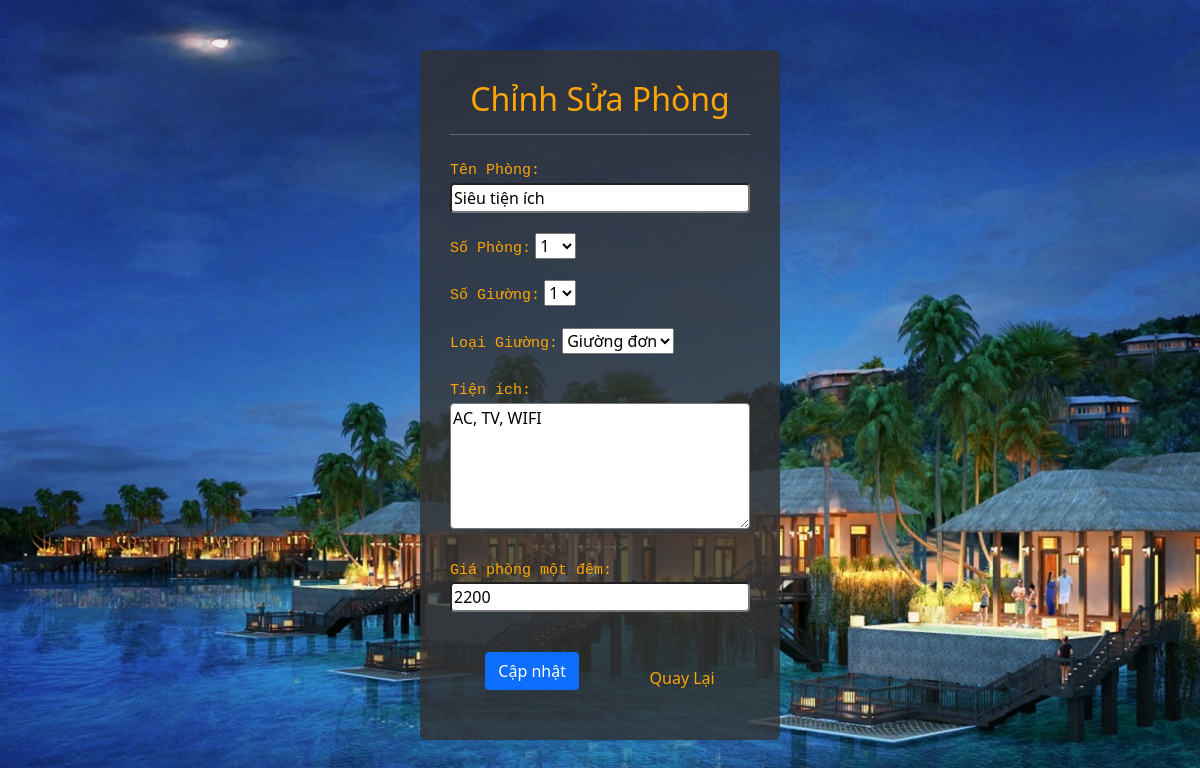
The app's page /Sua_Phong.php?ten_loai=Siêu tiện ích with its own data.
### tables this page shows
CREATE TABLE `loai_phong` (
  `ten_loai` text NOT NULL ,
  `so_phong` int(11) NOT NULL,
  `kha_dung` int(11) NOT NULL,
  `trang_thai` int(11) NOT NULL,
  `so_giuong` int(11) NOT NULL,
  `loai_giuong` text NOT NULL,
  `tien_ich` text NOT NULL,
  `gia` float NOT NULL
);

### class.user.php (called while the page is built, shortened)
<?php
        class user
        {
            public function __construct()
            {
                $this->db=new mysqli(DB_SERVER,DB_USERNAME,DB_PASSWORD,'khach_san');
            }
        }
?>

### Sua_Phong.php (the view, shortened to what this page needs)
<?php
include_once 'class.user.php';
$user=new User();
$loai_phong=$_GET['ten_loai'];
$sql="SELECT * FROM loai_phong WHERE ten_loai='$loai_phong'";
$query=mysqli_query($user->db, $sql);
$row = mysqli_fetch_array($query);
?>
<!DOCTYPE html>
<html lang="en">
<head>
    <link href="https://cdn.jsdelivr.net/npm/bootstrap@5.1.3/dist/css/bootstrap.min.css" rel="stylesheet">
</head>
<body>
    <div id="check">
        <h2 style="display: flex; justify-content: center; color:orange;">Chỉnh Sửa Phòng</h2>
        <hr style="color:white;">
        <form action=""method="post" name="loai_phong">
            <div class="time">
                <label  for="">Tên Phòng:</label> <br>
                <input type="text" name="ten_loai" value="<?php echo $row['ten_loai'] ?>">
            </div>
            <div class="time">
                <label for="">Số Phòng:</label>
                <select name="so_phong" value="<?php echo $row['so_phong'] ?>">
                    <option value="1">1</option>
                </select>
            </div>
            <div class="time">
                <label for="">Số Giường:</label>
                <select name= "so_giuong"value="<?php echo $row['so_giuong'] ?>">
                    <option value="1">1</option>
                </select>
            </div>
            <div class="time">
                <label for="">Loại Giường:</label>
                <select name= "loai_giuong" value="<?php echo $row['loai_giuong']?>">
                    <option value="Giường đơn">Giường đơn</option>
                </select>
            </div>
            <div class="time">
                <label for="">Tiện ích:</label> <br>
                <textarea style="width: 100%; border-radius: 4px;"  rows="5" name="tien_ich"><?php echo $row['tien_ich']?></textarea>
            </div>
            <div class="time">
                <label  for="">Giá phòng một đêm:</label> <br>
                <input type="text" name="gia" value="<?php echo $row['gia']?>">
            </div>
            <div id="nut">
                <button class="btn btn-primary" type="submit" name= "submit">Cập nhật</button>
                <a href="admin.php">Quay Lại</a>
            </div>
        </form>
    </div>
</body>
</html>

### Sua_Phong.php (style rules this page uses)
a { text-decoration: none; color: orange; }
#check { margin-top: 50px; margin-left: 35%; margin-right: 35%; margin-bottom: 40px ; padding: 30px; padding-bottom: 50px; background-color: rgba(51,51,51,0.8); border-radius: 6px; }
label { color: orange; font-family: monospace; font-size: 15px; margin-top: 5px; }
body { background-image: url(img/background.jpg); background-attachment: fixed; }
.time { margin-top: 20px; }
input { width: 100%; height: 30px; border-radius: 4px; }
button { margin-top: 40px; }
#nut { display: flex; align-items:flex-end; justify-content:space-around }

### records on screen
loai_phong: ten_loai "Siêu tiện ích", so_phong "1", so_giuong "1", loai_giuong "Giường đơn", tien_ich "AC, TV, WIFI", gia "2200"
